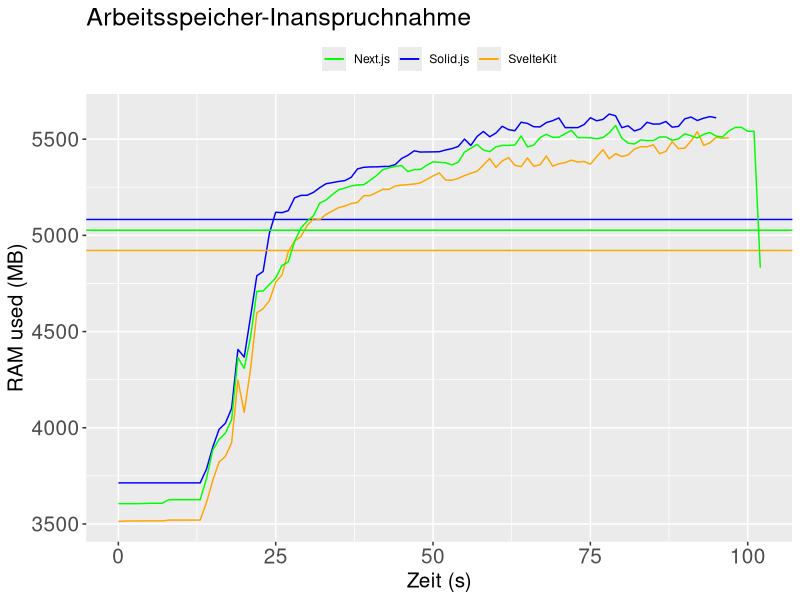

Reproduce this figure in R.
# Lade die erforderlichen Bibliotheken
library("ggplot2")

# Einlesen der CSV-Dateien in Datenrahmen
measurements <- read.csv("csv/solidjs.csv", na="NA", skip=0)
measurements2 <- read.csv("csv/sveltekit.csv", na="NA", skip=0)
measurements3 <- read.csv("csv/nextjs.csv", na="NA", skip=0)

# function to convert timestamp rownames-strings to numbers
convertStringToNumeric <- function(str) {
  str <- as.numeric(str)
}

# function to draw line plots
drawPlot <- function(title, yAxisLabel, xAxisLabel, metric) {
  if(metric == "X.MEM.Used") {
    measurements[, metric] <- measurements[, metric] / 1000
    measurements2[, metric] <- measurements2[, metric] / 1000
    measurements3[, metric] <- measurements3[, metric] / 1000
  }
  ggplot() +
    geom_line(data = measurements, aes(x = convertStringToNumeric(rownames(measurements)) -1, y = measurements[, metric], color = "Solid.js"), show.legend = TRUE) +
    geom_hline(yintercept = mean(measurements[, metric]), color="blue") +
    geom_line(data = measurements2, aes(x = convertStringToNumeric(rownames(measurements2)) -1, y = measurements2[, metric], color = "SvelteKit"), show.legend = TRUE) +
    geom_hline(yintercept = mean(measurements2[, metric]), color="orange") +
    geom_line(data = measurements3, aes(x = convertStringToNumeric(rownames(measurements3)) -1, y = measurements3[, metric], color = "Next.js"), show.legend = TRUE) +
    geom_hline(yintercept = mean(measurements3[, metric]), color="green") +
    labs(x = xAxisLabel, y = yAxisLabel) +
    theme(
      axis.title.x = element_text(size=15),
      axis.title.y = element_text(size=15),
      axis.text.x = element_text(size=15),
      axis.text.y = element_text(size=15),
      legend.position = "top",
      plot.title = element_text(size=18)
    ) +
    ggtitle(title) +
    scale_color_manual(values = c("Solid.js" = "blue", "SvelteKit" = "orange", "Next.js" = "green")) +
    guides(color = guide_legend(title = NULL))
}

# call drawPlot function for each plot
cpu_usage_plot <- drawPlot("CPU-Inanspruchnahme", "CPU-Inanspruchnahme (%)", "Zeit (s)", "X.CPU.Totl.")
dsk_R_plot <- drawPlot("Gelesene Bytes", "Gelesene Bytes (KB)",  "Zeit (s)", "X.DSK.ReadKBTot")
dsk_T_plot <- drawPlot("Geschriebene Bytes", "Geschriebene Bytes (KB)","Zeit (s)",  "X.DSK.WriteKBTot")
mem_used_plot <- drawPlot("Arbeitsspeicher-Inanspruchnahme", "RAM used (MB)", "Zeit (s)",  "X.MEM.Used")
network_R_plot <- drawPlot("Empfangene Bytes", "Empfangene Bytes (KB)", "Zeit (s)",  "X.NET.RxKBTot")
network_T_plot <- drawPlot("Uebertragene Bytes", "Uebertragene Bytes (KB)", "Zeit (s)",  "X.NET.TxKBTot")

# print(cpu_usage_plot)
# print(dsk_R_plot)
# print(dsk_T_plot)
print(mem_used_plot)
# print(network_R_plot)
# print(network_T_plot)